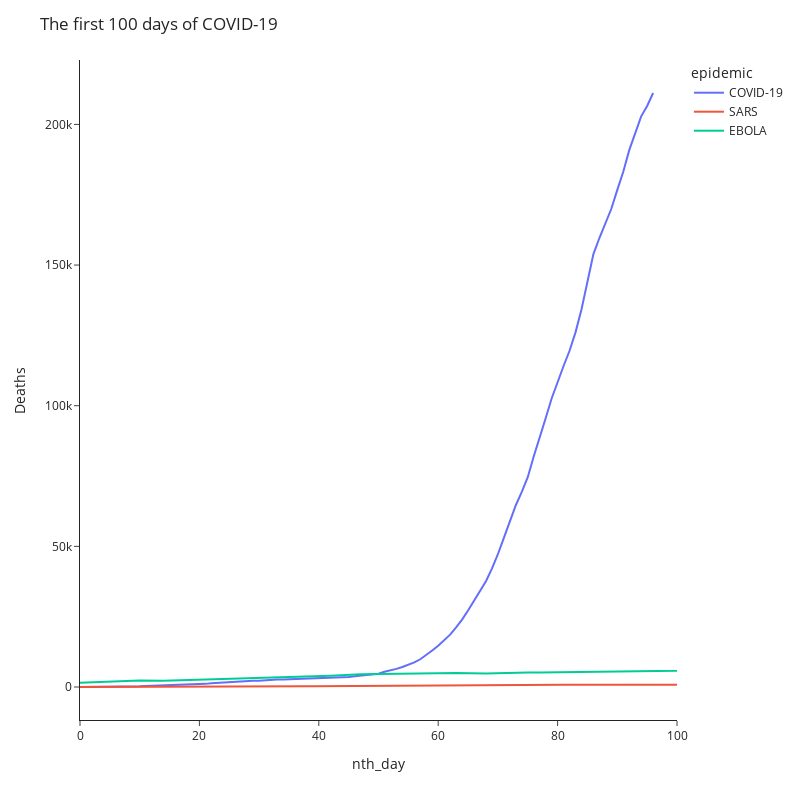

The cell this chart's notebook holds for it:
### Code cell
df = temp

fig = px.line(df, x="nth_day", y="Deaths", color='epidemic', range_x=[0, 100])


fig.update_layout(
    title='The first 100 days of COVID-19',
    autosize=False,
    width=800,
    height=800,
    template='simple_white',  
)

fig.update_yaxes(type="linear")

#fig.write_image("images/linear_comparison_2.pdf")
fig.show()

### Figure 1 — Plotly figure (JSON) as saved in the notebook; plotly's stock layout.template omitted (floating-point values rounded to 4 significant figures; data arrays with more than 128 entries replaced by an {"elided": "..."} marker saying what was removed)
{"data": [{"hovertemplate": "epidemic=COVID-19<br>nth_day=%{x}<br>Deaths=%{y}<extra></extra>", "legendgroup": "COVID-19", "line": {"color": "#636efa", "dash": "solid"}, "mode": "lines", "name": "COVID-19", "showlegend": true, "type": "scatter", "x": [0, 1, 2, 3, 4, 5, 6, 7, 8, 9, 10, 11, 12, 13, 14, 15, 16, 17, 18, 19, 20, 21, 22, 23, 24, 25, 26, 27, 28, 29, 30, 31, 32, 33, 34, 35, 36, 37, 38, 39, 40, 41, 42, 43, 44, 45, 46, 47, 48, 49, 50, 51, 52, 53, 54, 55, 56, 57, 58, 59, 60, 61, 62, 63, 64, 65, 66, 67, 68, 69, 70, 71, 72, 73, 74, 75, 76, 77, 78, 79, 80, 81, 82, 83, 84, 85, 86, 87, 88, 89, 90, 91, 92, 93, 94, 95, 96], "xaxis": "x", "y": [17, 18, 26, 42, 56, 82, 131, 133, 171, 213, 259, 362, 426, 492, 564, 634, 719, 806, 906, 1013, 1113, 1118, 1371, 1523, 1666, 1770, 1868, 2007, 2122, 2247, 2251, 2458, 2469, 2629, 2708, 2770, 2814, 2872, 2941, 2996, 3085, 3160, 3254, 3348, 3460, 3558, 3802, 3988, 4262, 4615, 4720, 5404, 5819, 6440, 7126, 7905, 8733, 9867, 11300, 12973, 14652, 16506, 18626, 21182, 23972, 27202, 30656, 33929, 37590, 42109, 47191, 52999, 58800, 64626, 69389, 74596, 81953, 88380, 95541, 102573, 108551, 114123, 119529, 126071, 134234, 143853, 153897, 159615, 165081, 170013, 176729, 183180, 190858, 197174, 202868, 206568, 211167], "yaxis": "y"}, {"hovertemplate": "epidemic=SARS<br>nth_day=%{x}<br>Deaths=%{y}<extra></extra>", "legendgroup": "SARS", "line": {"color": "#EF553B", "dash": "solid"}, "mode": "lines", "name": "SARS", "showlegend": true, "type": "scatter", "x": [0, 1, 2, 3, 4, 5, 7, 8, 9, 10, 11, 12, 14, 15, 16, 17, 18, 19, 21, 22, 23, 24, 25, 26, 28, 29, 30, 31, 32, 33, 35, 36, 37, 38, 39, 40, 42, 43, 44, 45, 46, 47, 49, 50, 51, 52, 53, 54, 56, 57, 58, 59, 60, 61, 63, 64, 65, 66, 67, 68, 70, 71, 72, 73, 74, 75, 77, 78, 79, 80, 81, 84, 85, 86, 87, 88, 91, 92, 93, 94, 95, 98, 99, 100, 101, 102, 105, 106, 107, 108, 109, 112, 113, 114, 115, 116], "xaxis": "x", "y": [4, 4, 9, 10, 10, 11, 17, 17, 49, 53, 53, 54, 58, 62, 78, 79, 84, 89, 98, 103, 106, 111, 116, 119, 144, 154, 159, 165, 182, 182, 217, 229, 251, 263, 274, 293, 321, 353, 372, 391, 417, 435, 461, 478, 495, 506, 514, 526, 552, 573, 587, 598, 611, 623, 643, 662, 666, 682, 689, 696, 725, 735, 745, 750, 754, 764, 770, 772, 772, 775, 779, 784, 789, 789, 790, 792, 799, 799, 801, 804, 804, 805, 807, 808, 809, 810, 811, 812, 812, 812, 812, 812, 812, 812, 812, 813], "yaxis": "y"}, {"hovertemplate": "epidemic=EBOLA<br>nth_day=%{x}<br>Deaths=%{y}<extra></extra>", "legendgroup": "EBOLA", "line": {"color": "#00cc96", "dash": "solid"}, "mode": "lines", "name": "EBOLA", "showlegend": true, "type": "scatter", "x": {"elided": "259 int values"}, "xaxis": "x", "y": {"elided": "259 int values"}, "yaxis": "y"}], "layout": {"autosize": false, "height": 800, "legend": {"title": {"text": "epidemic"}, "tracegroupgap": 0}, "margin": {"t": 60}, "title": {"text": "The first 100 days of COVID-19"}, "width": 800, "xaxis": {"anchor": "y", "domain": [0, 1], "range": [0, 100], "title": {"text": "nth_day"}}, "yaxis": {"anchor": "x", "domain": [0, 1], "title": {"text": "Deaths"}, "type": "linear"}}}
